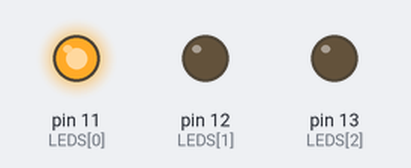
Recording of a sketch running on a simulated Arduino Uno, built with avr-gcc and run on an emulated ATmega328P. Shown: output pins drawn as LEDs (lit = HIGH).

Above: at 0.15 s.
At 1.35 s:
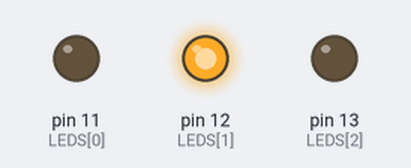
At 2.55 s:
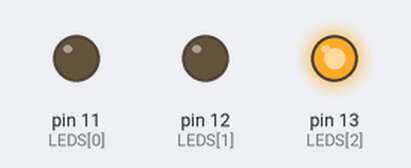
Timing chart, 0 to 3.0 s (numbered marks = the images above):
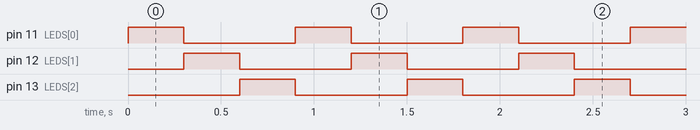

The sketch:

etapa2_leds.ino
```cpp
/*
  MINICURSO DE ROBÓTICA — Parte 1, Etapa 2: três LEDs em sequência
  Montagem: LED verde no D12 e azul no D13, iguais ao vermelho
            (anodo no pino; catodo com 560 Ω até o GND).
  Resultado esperado: vermelho → verde → azul, repetindo.
*/
const int LEDS[3] = {11, 12, 13};   // vermelho, verde, azul

void setup() {
  for (int i = 0; i < 3; i++) {
    pinMode(LEDS[i], OUTPUT);
  }
}

void loop() {
  for (int i = 0; i < 3; i++) {
    digitalWrite(LEDS[i], HIGH);
    delay(300);
    digitalWrite(LEDS[i], LOW);
  }
}

/* Desafios:
   1) Faça a luz ir e voltar (vermelho → verde → azul → verde → vermelho).
   2) Semáforo: verde 3 s, azul (no papel do amarelo) 1 s, vermelho 3 s.
*/
```

Measured:
- by itself, pin 11 (LEDS[0]), pin 12 (LEDS[1]), pin 13 (LEDS[2]): alternates HIGH for 0.30 s and LOW for 0.60 s
- by itself, everything shown: repeats every 0.90 s, in 4 steps
